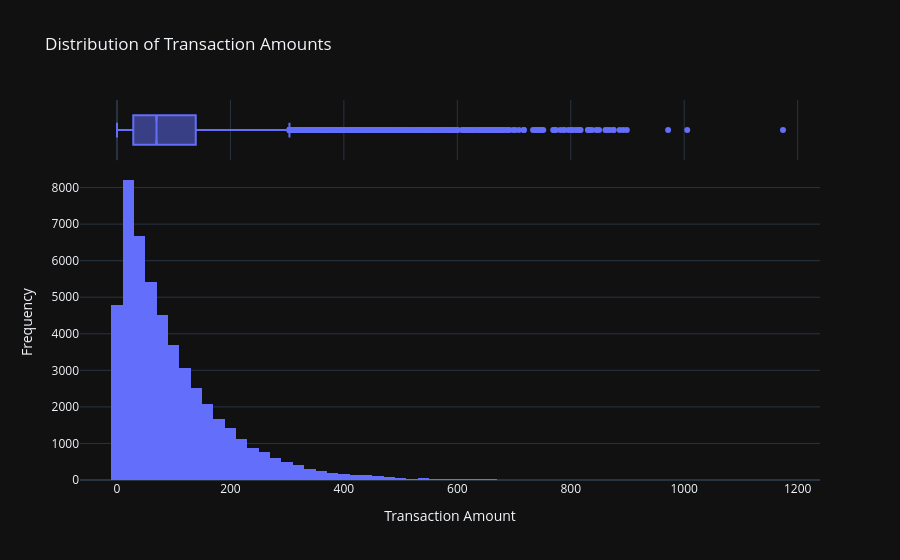

The code cell stored with this chart in its notebook:
### Markdown cell above
##### Verteilung der Transaktionsbeträge

Die Verteilung der Transaktionsbeträge wird untersucht,
um typische Wertebereiche und mögliche Ausreißer sichtbar zu machen.

### Code cell
fig = px.histogram(
    df,
    x="Transaction_Amount",
    nbins=80,
    marginal="box",
    title="Distribution of Transaction Amounts"
)

fig.update_layout(
    xaxis_title="Transaction Amount",
    yaxis_title="Frequency"
)

fig.show()

### Figure 1 — Plotly figure (JSON) as saved in the notebook; plotly's stock layout.template omitted (floating-point values rounded to 4 significant figures; data arrays with more than 128 entries replaced by an {"elided": "..."} marker saying what was removed)
{"data": [{"bingroup": "x", "hovertemplate": "Transaction_Amount=%{x}<br>count=%{y}<extra></extra>", "legendgroup": "", "marker": {"color": "#636efa", "pattern": {"shape": ""}}, "name": "", "nbinsx": 80, "orientation": "v", "showlegend": false, "x": {"elided": "49998 float values"}, "xaxis": "x", "yaxis": "y", "type": "histogram"}, {"hovertemplate": "Transaction_Amount=%{x}<extra></extra>", "legendgroup": "", "marker": {"color": "#636efa"}, "name": "", "notched": true, "showlegend": false, "x": {"elided": "49998 float values"}, "xaxis": "x2", "yaxis": "y2", "type": "box"}], "layout": {"xaxis": {"anchor": "y", "domain": [0.0, 1.0], "title": {"text": "Transaction Amount"}}, "yaxis": {"anchor": "x", "domain": [0.0, 0.8316], "title": {"text": "Frequency"}}, "xaxis2": {"anchor": "y2", "domain": [0.0, 1.0], "matches": "x", "showticklabels": false, "showgrid": true}, "yaxis2": {"anchor": "x2", "domain": [0.8416, 1.0], "matches": "y2", "showticklabels": false, "showline": false, "ticks": "", "showgrid": false}, "legend": {"tracegroupgap": 0}, "title": {"text": "Distribution of Transaction Amounts"}, "barmode": "relative"}}
